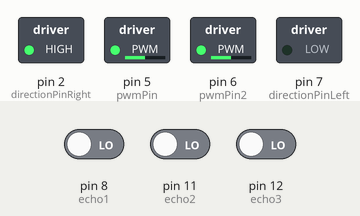
Recording of a sketch running on a simulated Arduino Uno, built with avr-gcc and run on an emulated ATmega328P. Shown: switched loads named in the sketch (green lamp = pin HIGH). The test bench sets the inputs (shaded band); at power-on: pin 8 (echo1) LOW, pin 11 (echo2) LOW, pin 12 (echo3) LOW. Pins used as bus, display or sensor lines are not drawn; what the sketch prints to the serial monitor is not drawn.

Above: at 0.1 s.
Timing chart, 0 to 1.6 s (numbered marks = the images above):
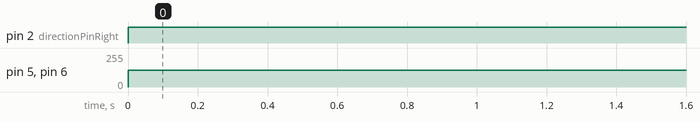

Measured:
- by itself, pin 2 (directionPinRight): LOW → HIGH at 0.00 s
- by itself, pin 5 (pwmPin), pin 6 (pwmPin2): 0/255 → 127/255 at 0.00 s

The sketch:

MazeSolvingRobotCode_StepperMotors.ino
```cpp
int directionPinRight = 2;
int directionPinLeft = 7;
int pwmPin = 5;
int pwmPin2 = 6;
int sleepPin = 4;
int sleepPin2 = 3;
int echo1 = 8;
int trigger1 = 9;
int echo2 = 11;
int trigger2 = 10;
double wheelRadius = 2.6;
int trigger3 = 13;
int echo3 = 12;
int LEFT = 3;
int RIGHT = 2;
int STRAIGHT = 1;
int OBSTACLE_CLOSE = 0;
float straightDistance = 0, rightDistance = 0, leftDistance = 0;

void setup() {
  pinMode(6,OUTPUT);
  pinMode(7,OUTPUT);
  pinMode(2,OUTPUT);
  pinMode(3,OUTPUT);
  pinMode(4,OUTPUT);
  pinMode(5,OUTPUT);
  pinMode(trigger1, OUTPUT);
  pinMode(echo1,INPUT);
  pinMode(trigger2, OUTPUT);
  pinMode(echo2,INPUT);
  pinMode(trigger3, OUTPUT);
  pinMode(echo3,INPUT);
  Serial.begin(9600);
}


void loop() {
  TurnOnWheels();
  GoStraight();
//  straightDistance = (straightDistance*0.8) + (0.2*GetDistance(STRAIGHT));
//  rightDistance = (rightDistance*0.8) + (0.2*GetDistance(RIGHT));
//  leftDistance = (leftDistance*0.8) + (0.2*GetDistance(LEFT));
    straightDistance = GetDistance(STRAIGHT);
    rightDistance = GetDistance(RIGHT);
    leftDistance = GetDistance(LEFT);

    if (straightDistance < OBSTACLE_CLOSE) {
      if (leftDistance < OBSTACLE_CLOSE && rightDistance < OBSTACLE_CLOSE) {
        LeftTurn90();
        LeftTurn90();
      }
      else if (leftDistance > rightDistance) {
        LeftTurn90();
      }
      else if (rightDistance > leftDistance) {
        RightTurn90();
      }
    }
}

void inchesToTravel(int x) {

  return;
}

void GoStraight() {
  digitalWrite(directionPinRight,HIGH);
  digitalWrite(directionPinLeft,LOW);
  analogWrite(pwmPin,127);
  analogWrite(pwmPin2,127);
  return;
}

void RightTurn90() {
  digitalWrite(directionPinRight,LOW);
  digitalWrite(directionPinLeft,LOW);
  delay(550);
  return;
}

void LeftTurn90() {
  digitalWrite(directionPinRight,HIGH);
  digitalWrite(directionPinLeft,HIGH);
  delay(550);
  return;
}
void TurnOnWheels () {
      digitalWrite(sleepPin,HIGH);
      digitalWrite(sleepPin2,HIGH);
      analogWrite(pwmPin,127);
      analogWrite(pwmPin2,127);
      return;
}

void TurnOffWheels () {
      digitalWrite(sleepPin,LOW);
      digitalWrite(sleepPin2,LOW);
      analogWrite(pwmPin,0);
      analogWrite(pwmPin2,0);
      return;
}

double GetDistance(int directions) {
  double duration, distance;
  if (directions == STRAIGHT) {
  digitalWrite(trigger1,LOW);

  delayMicroseconds(2);
  digitalWrite(trigger1,HIGH);

  delayMicroseconds(10);
  duration = pulseIn(echo1,HIGH);
  distance = (duration/2)*0.0343;

  Serial.println("distance1 =  ");

  //Serial.println(distance);
  }
  else if (directions == RIGHT) {
  digitalWrite(trigger2,LOW);

  delayMicroseconds(2);
  digitalWrite(trigger2,HIGH);

  delayMicroseconds(10);
  duration = pulseIn(echo2,HIGH);
  distance = (duration/2)*0.0343;

  Serial.println("distance2 =  ");

  //Serial.println(distance);
  }

  else if (directions == LEFT) {
  digitalWrite(trigger3,LOW);

  delayMicroseconds(3);
  digitalWrite(trigger3,HIGH);

  delayMicroseconds(10);
  duration = pulseIn(echo3,HIGH);
  distance = (duration/2)*0.0343;

  Serial.println("distance3 =  ");

  //Serial.println(distance);
  }
  return distance;

}
```
